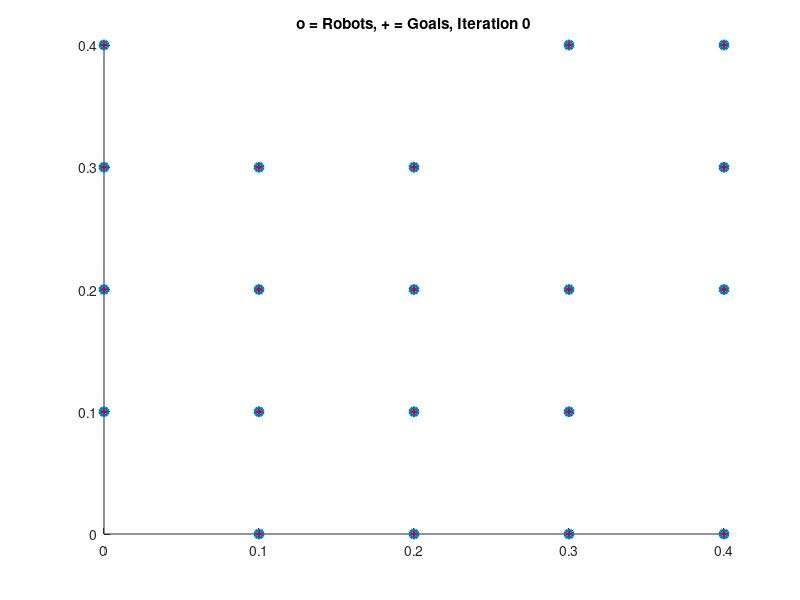

Source code (MATLAB): (Note: this script raises an error after producing the figure.)
function [Px, Py] = lloydsAlgorithm(Px,Py, crs, numIterations, showPlot)
% LLOYDSALGORITHM runs Lloyd's algorithm on the particles at xy positions 
% (Px,Py) within the boundary polygon crs for numIterations iterations
% showPlot = true will display the results graphically.  
% 
% Lloyd's algorithm starts with an initial distribution of samples or
% points and consists of repeatedly executing one relaxation step:
%   1.  The Voronoi diagram of all the points is computed.
%   2.  Each cell of the Voronoi diagram is integrated and the centroid is computed.
%   3.  Each point is then moved to the centroid of its Voronoi cell.
%
% Inspired by http://www.mathworks.com/matlabcentral/fileexchange/34428-voronoilimit
% Requires the Polybool function of the mapping toolbox to run.
%
% Run with no input to see example.  To initialize a square with 50 robots 
% in left middle, run:
%lloydsAlgorithm(0.01*rand(50,1),zeros(50,1)+1/2, [0,0;0,1;1,1;1,0], 200, true)
%
% Made by: Aaron Becker, atbecker@uh.edu
close all
format compact

% initialize random generator in repeatable fashion
sd = 20;
rng(sd);



if nargin < 1   % demo mode
    showPlot = true;
    numIterations  = 200;
    xrange = 10;  %region size
    yrange = 10;
    n = 20; %number of robots  (changing the number of robots is interesting)

% Generate and Place  n stationary robots
    Px = 0.01*mod(1:n,ceil(sqrt(n)))'*xrange; %start the robots in a small grid
    Py = 0.01*floor((1:n)/sqrt(n))'*yrange;
    
%     Px = 0.1*rand(n,1)*xrange; % place n  robots randomly
%     Py = 0.1*rand(n,1)*yrange;
%     
%     crs = [ 0, 0;    
%         0, yrange;
%         1/3*xrange, yrange;  % a world with a narrow passage
%         1/3*xrange, 1/4*yrange;
%         2/3*xrange, 1/4*yrange;
%         2/3*xrange, yrange;
%         xrange, yrange;
%         xrange, 0];
    crs = [ 0, 0;    
        0, yrange;
        xrange, yrange;
        xrange, 0];
    
    for i = 1:numel(Px)  
        while ~inpolygon(Px(i),Py(i),crs(:,1),crs(:,2))% ensure robots are inside the boundary
            Px(i) = rand(1,1)*xrange; 
            Py(i) = rand(1,1)*yrange;
        end
    end
else
    xrange = max(crs(:,1));
    yrange = max(crs(:,2));
    n = numel(Px); %number of robots  
end


%%%%%%%%%%%%%%%%%%%%%%%% VISUALIZATION %%%%%%%%%%%%%%%%%%%%%%%%%%%%%%%%%%%%
if showPlot
    verCellHandle = zeros(n,1);
    cellColors = cool(n);
    for i = 1:numel(Px) % color according to
        verCellHandle(i)  = patch(Px(i),Py(i),cellColors(i,:)); % use color i  -- no robot assigned yet
        hold on
    end
    pathHandle = zeros(n,1);    
    %numHandle = zeros(n,1);    
    for i = 1:numel(Px) % color according to
        pathHandle(i)  = plot(Px(i),Py(i),'-','color',cellColors(i,:)*.8);
    %    numHandle(i) = text(Px(i),Py(i),num2str(i));
    end
    goalHandle = plot(Px,Py,'+','linewidth',2);
    currHandle = plot(Px,Py,'o','linewidth',2);
    titleHandle = title(['o = Robots, + = Goals, Iteration ', num2str(0)]);
end
%%%%%%%%%%%%%%%%%%%%%%%% END VISUALIZATION %%%%%%%%%%%%%%%%%%%%%%%%%%%%%%%%

% Iteratively Apply LLYOD's Algorithm
for counter = 1:numIterations

    %[v,c]=VoronoiLimit(Px,Py, crs, false);
    [v,c]=VoronoiBounded(Px,Py, crs);
    
    if showPlot
        set(currHandle,'XData',Px,'YData',Py);%plot current position
        for i = 1:numel(Px) % color according to
            xD = [get(pathHandle(i),'XData'),Px(i)];
            yD = [get(pathHandle(i),'YData'),Py(i)];
            set(pathHandle(i),'XData',xD,'YData',yD);%plot path position
     %       set(numHandle(i),'Position',[ Px(i),Py(i)]);
        end 
    end
    
    for i = 1:numel(c) %calculate the centroid of each cell
        [cx,cy] = PolyCentroid(v(c{i},1),v(c{i},2));
        cx = min(xrange,max(0, cx));
        cy = min(yrange,max(0, cy));
        if ~isnan(cx) && inpolygon(cx,cy,crs(:,1),crs(:,2))
            Px(i) = cx;  %don't update if goal is outside the polygon
            Py(i) = cy;
        end
    end
    
    if showPlot
        for i = 1:numel(c) % update Voronoi cells
            set(verCellHandle(i), 'XData',v(c{i},1),'YData',v(c{i},2));
        end

        set(titleHandle,'string',['o = Robots, + = Goals, Iteration ', num2str(counter,'%3d')]);
        set(goalHandle,'XData',Px,'YData',Py);%plot goal position
        
        axis equal
        axis([0,xrange,0,yrange]);
        drawnow
%         if mod(counter,50) ==0
%             pause
%             %pause(0.1)
%         end
    end
end

function [Cx,Cy] = PolyCentroid(X,Y)
% POLYCENTROID returns the coordinates for the centroid of polygon with vertices X,Y
% The centroid of a non-self-intersecting closed polygon defined by n vertices (x0,y0), (x1,y1), ..., (xn?1,yn?1) is the point (Cx, Cy), where
% In these formulas, the vertices are assumed to be numbered in order of their occurrence along the polygon's perimeter, and the vertex ( xn, yn ) is assumed to be the same as ( x0, y0 ). Note that if the points are numbered in clockwise order the area A, computed as above, will have a negative sign; but the centroid coordinates will be correct even in this case.http://en.wikipedia.org/wiki/Centroid
% A = polyarea(X,Y)

Xa = [X(2:end);X(1)];
Ya = [Y(2:end);Y(1)];

A = 1/2*sum(X.*Ya-Xa.*Y); %signed area of the polygon

Cx = (1/(6*A)*sum((X + Xa).*(X.*Ya-Xa.*Y)));
Cy = (1/(6*A)*sum((Y + Ya).*(X.*Ya-Xa.*Y)));


   
function [V,C]=VoronoiBounded(x,y, crs)
    % VORONOIBOUNDED computes the Voronoi cells about the points (x,y) inside
    % the bounding box (a polygon) crs.  If crs is not supplied, an
    % axis-aligned box containing (x,y) is used.

    bnd=[min(x) max(x) min(y) max(y)]; %data bounds
    if nargin < 3
        crs=double([bnd(1) bnd(4);bnd(2) bnd(4);bnd(2) bnd(3);bnd(1) bnd(3);bnd(1) bnd(4)]);
    end

    rgx = max(crs(:,1))-min(crs(:,1));
    rgy = max(crs(:,2))-min(crs(:,2));
    rg = max(rgx,rgy);
    midx = (max(crs(:,1))+min(crs(:,1)))/2;
    midy = (max(crs(:,2))+min(crs(:,2)))/2;

    % add 4 additional edges
    xA = [x; midx + [0;0;-5*rg;+5*rg]];
    yA = [y; midy + [-5*rg;+5*rg;0;0]];

    [vi,ci]=voronoin([xA,yA]);

    % remove the last 4 cells
    C = ci(1:end-4);
    V = vi;
    % use Polybool to crop the cells
    %Polybool for restriction of polygons to domain.

    for ij=1:length(C)
            % thanks to http://www.mathworks.com/matlabcentral/fileexchange/34428-voronoilimit
            % first convert the contour coordinate to clockwise order:
            [X2, Y2] = poly2cw(V(C{ij},1),V(C{ij},2));
            [xb, yb] = polybool('intersection',crs(:,1),crs(:,2),X2,Y2);
            ix=nan(1,length(xb));
            for il=1:length(xb)
                if any(V(:,1)==xb(il)) && any(V(:,2)==yb(il))
                    ix1=find(V(:,1)==xb(il));
                    ix2=find(V(:,2)==yb(il));
                    for ib=1:length(ix1)
                        if any(ix1(ib)==ix2)
                            ix(il)=ix1(ib);
                        end
                    end
                    if isnan(ix(il))==1
                        lv=length(V);
                        V(lv+1,1)=xb(il);
                        V(lv+1,2)=yb(il);
                        ix(il)=lv+1;
                    end
                else
                    lv=length(V);
                    V(lv+1,1)=xb(il);
                    V(lv+1,2)=yb(il);
                    ix(il)=lv+1;
                end
            end
            C{ij}=ix;
end



